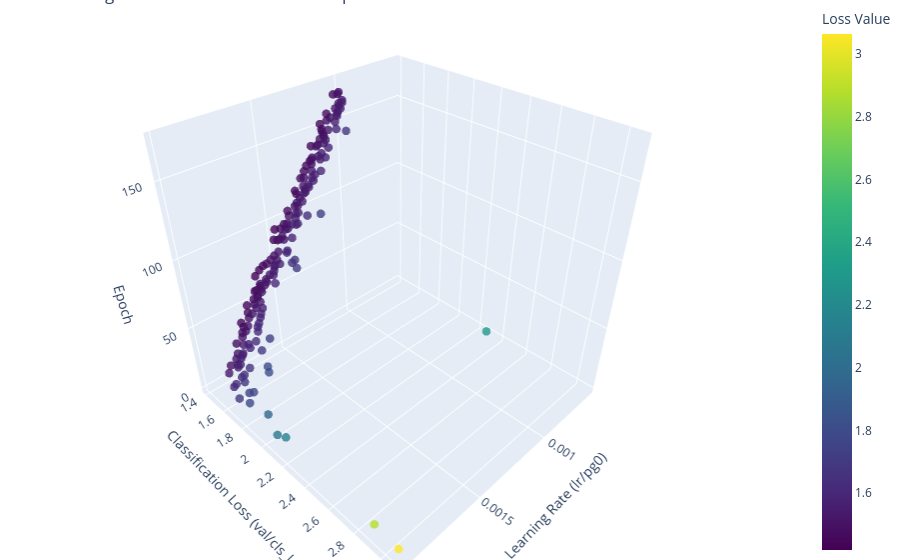

Write notebook code for a chart like this one.
### Code cell
graph_LrLoss_3D(df)

### Figure 1 — Plotly figure (JSON) as saved in the notebook; plotly's stock layout.template omitted (floating-point values rounded to 4 significant figures; data arrays with more than 128 entries replaced by an {"elided": "..."} marker saying what was removed)
{"data": [{"marker": {"color": {"elided": "172 float values"}, "colorbar": {"title": {"text": "Loss Value"}}, "colorscale": [[0, "#440154"], [0.1111, "#482878"], [0.2222, "#3e4989"], [0.3333, "#31688e"], [0.4444, "#26828e"], [0.5556, "#1f9e89"], [0.6667, "#35b779"], [0.7778, "#6ece58"], [0.8889, "#b5de2b"], [1, "#fde725"]], "opacity": 0.8, "size": 5}, "mode": "markers", "type": "scatter3d", "x": {"elided": "172 float values"}, "y": {"elided": "172 float values"}, "z": {"elided": "172 int values"}}], "layout": {"margin": {"b": 0, "l": 0, "r": 0, "t": 0}, "scene": {"xaxis": {"title": {"text": "Learning Rate (lr/pg0)"}}, "yaxis": {"title": {"text": "Classification Loss (val/cls_loss)"}}, "zaxis": {"title": {"text": "Epoch"}}}, "title": {"text": "Learning Rate vs. Validation Loss vs. Epoch"}}}
